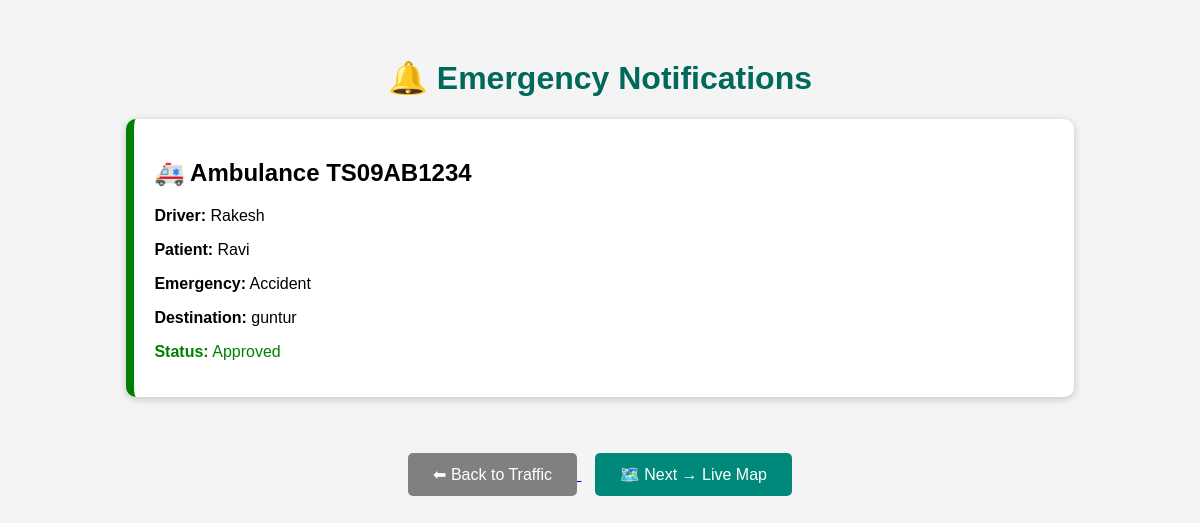
The page /notifications on the database its author committed.
### tables this page shows
CREATE TABLE emergency_requests (

    id INTEGER PRIMARY KEY AUTOINCREMENT,

    ambulance_number TEXT,
    driver_name TEXT,
    mobile_number TEXT,
    patient_name TEXT,
    patient_age INTEGER,
    emergency_type TEXT,
    current_location TEXT,
    destination_hospital TEXT,
    distance INTEGER,
    notes TEXT,

    status TEXT DEFAULT 'Pending'

);

### app.py (the view)
@app.route("/notifications")
def notifications():
    conn = sqlite3.connect("emergency.db")
    cursor = conn.cursor()
    cursor.execute("""
        SELECT * FROM emergency_requests
        WHERE status='Approved'
    """)
    data = cursor.fetchall()
    conn.close()
    return render_template("notifications.html", data=data)

### templates/notifications.html (shortened to what this page needs)
<!DOCTYPE html>
<html>
<head>
</head>
<body>
<h1>🔔 Emergency Notifications</h1>
{% for row in data %}
<div class="card">
<h2>🚑 Ambulance {{ row[1] }}</h2>
<p><b>Driver:</b> {{ row[2] }}</p>
<p><b>Patient:</b> {{ row[4] }}</p>
<p><b>Emergency:</b> {{ row[6] }}</p>
<p><b>Destination:</b> {{ row[8] }}</p>
<p style="color:green;"><b>Status:</b> {{ row[11] }}</p>
</div>
{% endfor %}
<br><br>
<div style="text-align:center;">
    <a href="/traffic">
        <button style="
        background:gray;
        color:white;
        padding:12px 25px;
        border:none;
        border-radius:5px;
        font-size:16px;
        cursor:pointer;">
            ⬅ Back to Traffic
        </button>
    </a>
    <a href="/map">
        <button style="
        background:#00897b;
        color:white;
        padding:12px 25px;
        border:none;
        border-radius:5px;
        font-size:16px;
        cursor:pointer;">
            🗺️ Next → Live Map
        </button>
    </a>
</div>
</body>
</html>

### templates/notifications.html (style rules this page uses)
body { font-family:Arial; background:#f4f4f4; padding:30px; }
h1 { text-align:center; color:#00695c; }
.card { width:80%; margin:20px auto; background:white; padding:20px; border-left:8px solid green; box-shadow:0 2px 8px rgba(0,0,0,0.2); border-radius:10px; }

### rows shown on the page
emergency_requests: ambulance_number "TS09AB1234", driver_name "Rakesh", patient_name "Ravi", emergency_type "Accident", destination_hospital "guntur", status "Approved"
